Frame 1 (no input): blank canvas, image omitted
Frame 60 (no input): blank canvas, image omitted
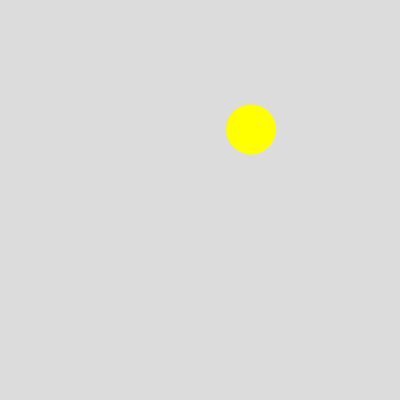
Frame 120 (the mouse pressed at the canvas centre since frame 60)

The p5.js sketch whose frames 1 and 60 were blank and that drew this single picture after the mouse press (run headless with seeded random() and noise() and a simulated clock; from frame 60 on, the mouse is pressed at the canvas centre):

// p5.js sketch
// ── sketch.js
let myflower = [];
let tempflower;
function setup() {
  createCanvas(400, 400);
}
function mousePressed() {
  tempflower = new Flower(mouseX, mouseY, random(-2, 2), random(-2, 2));
  myflower.push(tempflower);
}

function draw() {
  background(220);
  for (let i = 0; i < myflower.length; i++) {
    //check if the mouse is on flower
    myflower[i].checkPos(mouseX, mouseY);
    //check colision
    for (let j = 0; j < myflower.length; j++) {
      if (i != j) {
        myflower[i].checkColision(myflower[j]);
      }
    }
    //this moves and draw the flowers
    myflower[i].move();
    myflower[i].drawFlower();

  }

}

// ── flower.js

class Flower{
    constructor(x,y,xSpeed,ySpeed){
        this.x=x;
        this.y=y;
        this.xSpeed=xSpeed;
        this.ySpeed=ySpeed;
        this.selected=false;
    }

    drawFlower(){
        noStroke();
        //fill("red");
        //ellipse(this.x,this.y,50,20);
        //ellipse(this.x,this.y,20,50);
        if(this.selected==true){
         fill("red");
        }
        else{
            fill("yellow");
        }
        ellipse(this.x,this.y,this.size=50);

    }
    move(){
        this.x=this.x+this.xSpeed;
        this.y=this.y+this.ySpeed;
        if(this.x<0 || this.x>width ){
            this.xSpeed=-this.xSpeed;
        }
        
        
        if(this.y<0 || this.y>height ){
            this.ySpeed=-this.ySpeed;
        }
    }
    checkPos(mX,mY){
        let distance=dist(mX,mY,this.x,this.y);
        if(distance<this.size/2){
            this.selected=true;
        }
        else{
             this.selected=false;
        }

    }
    checkColision(otherflower){
        let distance=dist(this.x,this.y,otherflower.x,otherflower.y);
        if(distance<(this.size/2+otherflower.size/2)){
        this.xSpeed=-this.xSpeed;
        this.ySpeed=-this.ySpeed;
        }

    }
}
